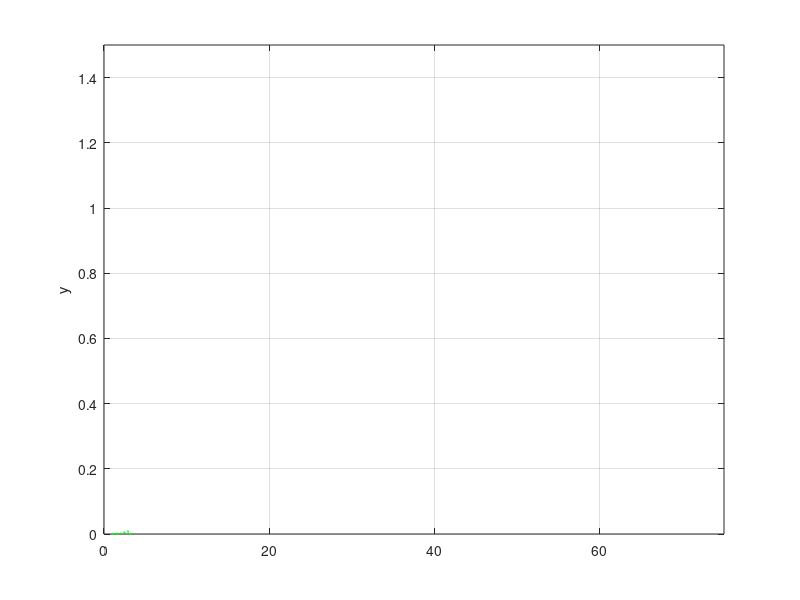

Write the MATLAB code that produced this figure.
% Applying MPC to a linear sytstem with plant-model mismatch
% - MPC without disturbance model
% - MPC with disturbance model (no offset)
% - LQR

% System from paper: Dynamic Real-time Optimization with Closed-Loop
% Prediction (2017) - MZ Jamaludin
clear
close all

%% System configuration 
% Sampling time
T = 1; 
% Simulation time in sampling periods
nsim = 75;
% Number of manipulated inputs
nu = 1;
% Number of controlled outputs
ny = 1;
% Initial value of the inputs
u0= 0.0;
% Initial values of the outputs
y0= 0.0;

%% System model
% Transfer functions
G = tf([1.0],[125.0, 75.0, 15.0, 1.0]);
Gd = c2d(G,T,'zoh');

% state-space model (used in controller)
[A,B,C,D]=ssdata(Gd);
nx=size(A,1);
x0 = zeros(nx,1);

% plant model
Ap=A;

%changing B matrix: test influence process gain
Bp{1}=B;  
Bp{1}(1)=0.05;  

Bp{2}=B;  
Bp{2}(1)=0.0625; 

Bp{3}=B;  
Bp{3}(1)=0.07;  

Cp=C;

%% Starting simulation
% model and plant state (initial state is known)
xpk = x0;

% model and plant outputs 
ypk = Cp*xpk;

% initial input (for computing input movement du)
uk = 1;

for kk = 1:3
    yr_k{kk} = [];
end

for kk = 1:3
    for in=1:nsim    
        in
      % updating arrays
      yr_k{kk} = [yr_k{kk}, ypk];
      
      % applying input to the plant
      xpk = Ap*xpk + Bp{kk}*uk;
      ypk = Cp*xpk;

    end
end


%% Plotting
figure(1)

    hold on
    plot(yr_k{1},'g:','linewidth',1.5)
    plot(yr_k{2},'b-.','linewidth',1.5)
    plot(yr_k{3},'r','linewidth',1.5)
    
    grid on
    box on
    ylim([0, 1.5])
    xlim([0, nsim])

    ylabel('y')
